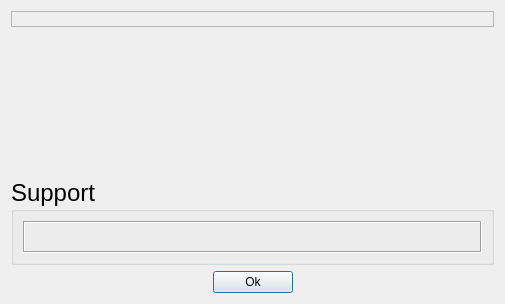
<?xml version="1.0" encoding="UTF-8"?>
<ui version="4.0">
 <class>About</class>
 <widget class="QDialog" name="About">
  <property name="enabled">
   <bool>true</bool>
  </property>
  <property name="geometry">
   <rect>
    <x>0</x>
    <y>0</y>
    <width>505</width>
    <height>304</height>
   </rect>
  </property>
  <property name="windowTitle">
   <string>About GeoCell</string>
  </property>
  <layout class="QVBoxLayout" name="verticalLayout">
   <item>
    <widget class="QLabel" name="m_aboutText">
     <property name="frameShape">
      <enum>QFrame::StyledPanel</enum>
     </property>
     <property name="frameShadow">
      <enum>QFrame::Plain</enum>
     </property>
     <property name="text">
      <string/>
     </property>
     <property name="textFormat">
      <enum>Qt::AutoText</enum>
     </property>
     <property name="scaledContents">
      <bool>false</bool>
     </property>
     <property name="alignment">
      <set>Qt::AlignCenter</set>
     </property>
     <property name="wordWrap">
      <bool>true</bool>
     </property>
    </widget>
   </item>
   <item>
    <spacer name="verticalSpacer">
     <property name="orientation">
      <enum>Qt::Vertical</enum>
     </property>
     <property name="sizeHint" stdset="0">
      <size>
       <width>20</width>
       <height>121</height>
      </size>
     </property>
    </spacer>
   </item>
   <item>
    <widget class="QGroupBox" name="m_sponsors">
     <property name="font">
      <font>
       <pointsize>18</pointsize>
      </font>
     </property>
     <property name="title">
      <string>Support</string>
     </property>
     <layout class="QHBoxLayout" name="horizontalLayout">
      <item>
       <widget class="QLabel" name="m_logo">
        <property name="frameShape">
         <enum>QFrame::Box</enum>
        </property>
        <property name="frameShadow">
         <enum>QFrame::Sunken</enum>
        </property>
        <property name="text">
         <string/>
        </property>
        <property name="scaledContents">
         <bool>false</bool>
        </property>
        <property name="openExternalLinks">
         <bool>true</bool>
        </property>
       </widget>
      </item>
     </layout>
    </widget>
   </item>
   <item>
    <layout class="QHBoxLayout" name="horizontalLayout_2">
     <item>
      <spacer name="horizontalSpacer">
       <property name="orientation">
        <enum>Qt::Horizontal</enum>
       </property>
       <property name="sizeHint" stdset="0">
        <size>
         <width>40</width>
         <height>20</height>
        </size>
       </property>
      </spacer>
     </item>
     <item>
      <widget class="QPushButton" name="m_okButton">
       <property name="sizePolicy">
        <sizepolicy hsizetype="Fixed" vsizetype="Fixed">
         <horstretch>0</horstretch>
         <verstretch>0</verstretch>
        </sizepolicy>
       </property>
       <property name="text">
        <string>Ok</string>
       </property>
      </widget>
     </item>
     <item>
      <spacer name="horizontalSpacer_2">
       <property name="orientation">
        <enum>Qt::Horizontal</enum>
       </property>
       <property name="sizeHint" stdset="0">
        <size>
         <width>40</width>
         <height>20</height>
        </size>
       </property>
      </spacer>
     </item>
    </layout>
   </item>
  </layout>
 </widget>
 <resources/>
 <connections/>
</ui>
